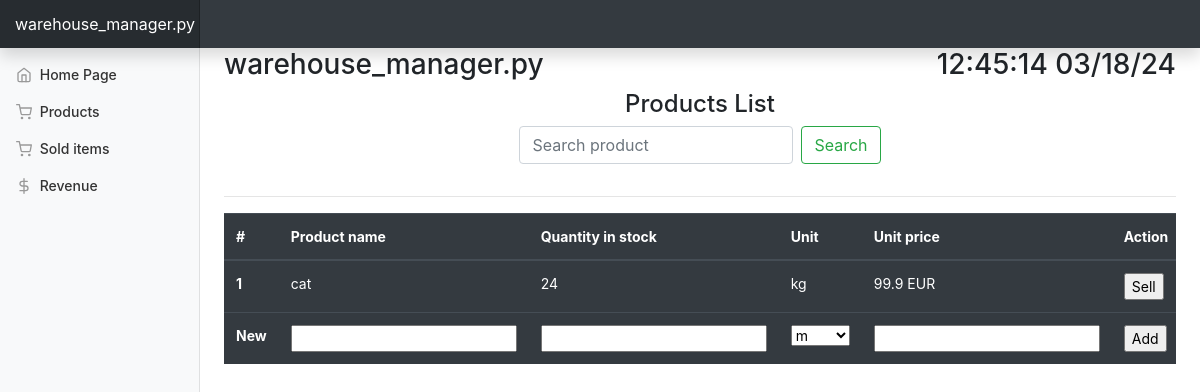
/products, run on an earlier commit of the app's database.
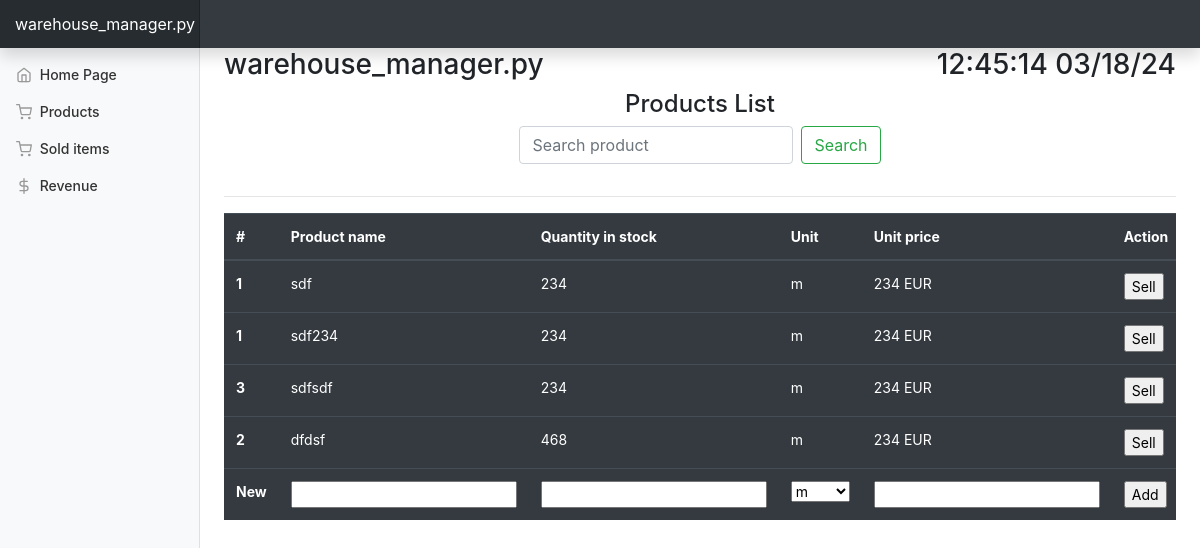
And on a later commit of the database.
### app/models.py (models this page shows, shortened)
class Item(db.Model):
    id = db.Column(db.Integer, primary_key=True)
    name = db.Column(db.String(100), index=True, unique=True)
    quantity_in_stock = db.Column(db.Integer, index=True)
    quantity_sold = db.Column(db.Integer, index=True)
    unit = db.Column(db.String(100), index=True)
    unit_price = db.Column(db.Integer, index=True)
    index = db.Column(db.Integer, index=True)

### app/routes.py (the view, shortened to what this page needs)
@app.route('/products', methods=["GET", "POST"])
def products_list():
    global prev_path
    prev_path = request.path
    addItemForm = ProductAddForm()
    search_query = request.args.get('search')
    if search_query:
        items = Item.query.filter(Item.name.ilike(f"%{search_query}%"), Item.quantity_in_stock > 0).all()
    else:
        items = Item.query.filter(Item.quantity_in_stock > 0).all()
    return render_template("products_list.html",
                           date_and_time=get_current_time_and_date(),
                           form=addItemForm,
                           items=[item if item.quantity_in_stock > 0 else None for item in items],
                           search_query=search_query if search_query else None
                           )

### app/forms.py
class ProductAddForm(FlaskForm):
    name = StringField('Name',
                       validators=[DataRequired()])
    quantity_in_stock = DecimalField('Quantity',
                            validators=[DataRequired(),
                                        NumberRange(min=0,
                                                    message=None)])
    unit = SelectField('Unit',
                       validators=[DataRequired()],
                       choices=[('m', 'm'),
                                ('kg', 'kg'),
                                ('pcs', 'pcs'),
                                ('box', 'box'),
                                ('pallet', 'pallet')])
    unit_price = DecimalField('Unit price',
                              validators=[DataRequired(),
                                          NumberRange(min=0,
                                                      message=None)])

### app/utils.py (called while the page is built)
def get_current_time_and_date():
    date_and_time = datetime.datetime.now()
    return date_and_time.strftime("%X %x")

### app/templates/products_list.html (shortened to what this page needs)
{% extends "base.html" %}
{% block content %}
<div>
  <div class="w-100 d-flex flex-column justify-content-center align-items-center">
    <h4>Products List</h4>
    <form class="form-inline mb-3" action="/products" method="GET">
      <input class="form-control mr-sm-2" type="text" value="{% if search_query %}{{ search_query }}{% endif %}" placeholder="Search product" aria-label="Search product" name="search">
      <button class="btn btn-outline-success" type="submit">Search</button>
    </form>
  </div>
    <hr>
  <div class="table-responsive">
    <table class="table table-dark">
      <thead>
        <tr>
          <th scope="col">#</th>
          <th scope="col">Product name</th>
          <th scope="col">Quantity in stock</th>
          <th scope="col">Unit</th>
          <th scope="col">Unit price</th>
          <th scope="col">Action</th>
        </tr>
      </thead>
      <tbody>
        {% if items %}
        {% for item in items %}
          <tr>
            <th scope="row">{{ item.index }}</th>
            <td>{{ item.name }}</td>
            <td>{{ item.quantity_in_stock }}</td>
            <td>{{ item.unit }}</td>
            <td>{{ item.unit_price }} EUR</td>
            <td>
              <form method="GET" action="/sell/{{ item.name }}">
                <input type="submit" value="Sell">
              </form>
            </td>
          </tr>
        {% endfor %}
        {% else %}
        <div class="w-100 d-flex flex-column justify-content-center align-items-center">
          <h4>Empty. No products,</h4>
        </div>
        {% endif %}
          <form method="POST" action="/products">
            <tr>
              <th score="row">New</th>
                {% for field in form if field.widget.input_type != 'hidden' %}
                  <td>{{ field }}</td>
                {% endfor %}
                <td><input type="submit" value="Add"></td>
              </tr>
          </form>
        </tbody>
    </table>
  </div>
</div>
{% endblock %}

### app/templates/base.html (shortened to what this page needs)
<!doctype html>
<html lang="en">
  <head>
<link rel="stylesheet" href="https://stackpath.bootstrapcdn.com/bootstrap/4.4.1/css/bootstrap.min.css">
    <link rel="stylesheet" href="{{ url_for('static', filename='css/dashboard.css') }}">
  </head>
  <body>
    <nav class="navbar navbar-dark fixed-top bg-dark flex-md-nowrap p-0 shadow">
  <a class="navbar-brand col-sm-3 col-md-2 mr-0" href="/">warehouse_manager.py</a>
</nav>
<div class="container-fluid">
  <div class="row">
    <nav class="col-md-2 d-none d-md-block bg-light sidebar">
      <div class="sidebar-sticky">
        <ul class="nav flex-column">
          <li class="nav-item">
            <a class="nav-link" href="/">
              <span data-feather="home"></span>
              Home Page <span class="sr-only">(current)</span>
            </a>
          </li>
          <li class="nav-item">
            <a class="nav-link" href="{{ url_for('products_list') }}">
              <span data-feather="shopping-cart"></span>
              Products
            </a>
          </li>
          <li class="nav-item">
            <a class="nav-link" href="{{ url_for('sold_list') }}">
              <span data-feather="shopping-cart"></span>
              Sold items
            </a>
          </li>
          <li class="nav-item">
            <a class="nav-link" href="{{ url_for('show_revenue') }}">
              <span data-feather="dollar-sign"></span>
              Revenue
            </a>
          </li>
        </ul>
      </div>
    </nav>
    <main role="main" class="col-md-9 ml-sm-auto col-lg-10 px-4">
      <div class="d-flex flex-row justify-content-between align-items-center">
        <h3>warehouse_manager.py</h3>
        <h3>{{ date_and_time }}</h3>
      </div>
      {% block content %}
      {% endblock content %}
    </main>
  </div>
</div>
</body>
</html>

### static/css/dashboard.css (style rules this page uses)
body { font-size: .875rem; }
.feather { width: 16px; height: 16px; vertical-align: text-bottom; }
.sidebar { position: fixed; top: 0; bottom: 0; left: 0; z-index: 100; padding: 48px 0 0; box-shadow: inset -1px 0 0 rgba(0, 0, 0, .1); }
.sidebar-sticky { position: relative; top: 0; height: calc(100vh - 48px); padding-top: .5rem; overflow-x: hidden; overflow-y: auto; }
.sidebar .nav-link { font-weight: 500; color: #333; }
.sidebar .nav-link .feather { margin-right: 4px; color: #999; }
[role="main"] { padding-top: 133px; }
@media (min-width: 768px) { [role="main"] { padding-top: 48px; } }
.navbar-brand { padding-top: .75rem; padding-bottom: .75rem; font-size: 1rem; background-color: rgba(0, 0, 0, .25); box-shadow: inset -1px 0 0 rgba(0, 0, 0, .25); }

What changed in the data, as far as the page shows it:
changed Item: name "cat" → "sdf"; quantity_in_stock "24" → "234"; unit "kg" → "m"; unit_price "99.9" → "234"
added Item: index "1", name "sdf234", quantity_in_stock "234", unit "m", unit_price "234"
added Item: index "3", name "sdfsdf", quantity_in_stock "234", unit "m", unit_price "234"
added Item: index "2", name "dfdsf", quantity_in_stock "468", unit "m", unit_price "234"
